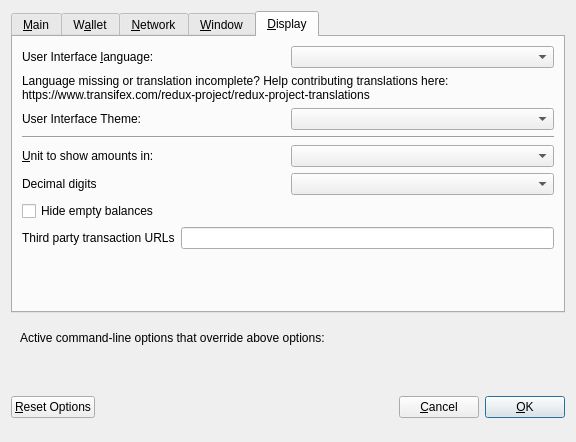
<?xml version="1.0" encoding="UTF-8"?>
<ui version="4.0">
 <class>OptionsDialog</class>
 <widget class="QDialog" name="OptionsDialog">
  <property name="geometry">
   <rect>
    <x>0</x>
    <y>0</y>
    <width>576</width>
    <height>442</height>
   </rect>
  </property>
  <property name="windowTitle">
   <string>Options</string>
  </property>
  <property name="modal">
   <bool>true</bool>
  </property>
  <layout class="QVBoxLayout" name="verticalLayout">
   <item>
    <widget class="QTabWidget" name="tabWidget">
     <property name="currentIndex">
      <number>4</number>
     </property>
     <widget class="QWidget" name="tabMain">
      <attribute name="title">
       <string>&amp;Main</string>
      </attribute>
      <layout class="QVBoxLayout" name="verticalLayout_Main">
       <item>
        <widget class="QCheckBox" name="bitcoinAtStartup">
         <property name="toolTip">
          <string>Automatically start Redux after logging in to the system.</string>
         </property>
         <property name="text">
          <string>&amp;Start Redux on system login</string>
         </property>
        </widget>
       </item>
       <item>
        <layout class="QHBoxLayout" name="horizontalLayout_2_Main">
         <item>
          <widget class="QLabel" name="databaseCacheLabel">
           <property name="text">
            <string>Size of &amp;database cache</string>
           </property>
           <property name="textFormat">
            <enum>Qt::PlainText</enum>
           </property>
           <property name="buddy">
            <cstring>databaseCache</cstring>
           </property>
          </widget>
         </item>
         <item>
          <widget class="QSpinBox" name="databaseCache"/>
         </item>
         <item>
          <widget class="QLabel" name="databaseCacheUnitLabel">
           <property name="text">
            <string>MB</string>
           </property>
           <property name="textFormat">
            <enum>Qt::PlainText</enum>
           </property>
          </widget>
         </item>
         <item>
          <spacer name="horizontalSpacer_2_Main">
           <property name="orientation">
            <enum>Qt::Horizontal</enum>
           </property>
           <property name="sizeHint" stdset="0">
            <size>
             <width>40</width>
             <height>20</height>
            </size>
           </property>
          </spacer>
         </item>
        </layout>
       </item>
       <item>
        <layout class="QHBoxLayout" name="horizontalLayout_3_Main">
         <item>
          <widget class="QLabel" name="threadsScriptVerifLabel">
           <property name="text">
            <string>Number of script &amp;verification threads</string>
           </property>
           <property name="textFormat">
            <enum>Qt::PlainText</enum>
           </property>
           <property name="buddy">
            <cstring>threadsScriptVerif</cstring>
           </property>
          </widget>
         </item>
         <item>
          <widget class="QSpinBox" name="threadsScriptVerif">
           <property name="toolTip">
            <string>(0 = auto, &lt;0 = leave that many cores free)</string>
           </property>
          </widget>
         </item>
         <item>
          <spacer name="horizontalSpacer_3_Main">
           <property name="orientation">
            <enum>Qt::Horizontal</enum>
           </property>
           <property name="sizeHint" stdset="0">
            <size>
             <width>40</width>
             <height>20</height>
            </size>
           </property>
          </spacer>
         </item>
        </layout>
       </item>
       <item>
        <spacer name="verticalSpacer_2">
         <property name="orientation">
          <enum>Qt::Vertical</enum>
         </property>
         <property name="sizeHint" stdset="0">
          <size>
           <width>20</width>
           <height>40</height>
          </size>
         </property>
        </spacer>
       </item>
       <item>
        <widget class="QCheckBox" name="checkBoxZeromintEnable">
         <property name="toolTip">
          <string>Enable automatic minting of Redux units to zREDUX</string>
         </property>
         <property name="layoutDirection">
          <enum>Qt::LeftToRight</enum>
         </property>
         <property name="text">
          <string>Enable zREDUX Automint</string>
         </property>
        </widget>
       </item>
       <item>
        <layout class="QHBoxLayout" name="horizontalLayout_3">
         <item>
          <widget class="QLabel" name="percentage_label">
           <property name="toolTip">
            <string>Percentage of incoming REDUX which get automatically converted to zREDUX via Zerocoin Protocol (min: 10%)</string>
           </property>
           <property name="text">
            <string>Percentage of autominted zREDUX</string>
           </property>
          </widget>
         </item>
         <item>
          <widget class="QSpinBox" name="zeromintPercentage">
           <property name="minimum">
            <number>1</number>
           </property>
           <property name="maximum">
            <number>100</number>
           </property>
          </widget>
         </item>
        </layout>
       </item>
       <item>
        <layout class="QHBoxLayout" name="horizontalLayout" stretch="0,0">
         <property name="sizeConstraint">
          <enum>QLayout::SetFixedSize</enum>
         </property>
         <item>
          <widget class="QLabel" name="labelPreferredDenom">
           <property name="maximumSize">
            <size>
             <width>16777215</width>
             <height>16777215</height>
            </size>
           </property>
           <property name="toolTip">
            <string>Wait with automatic conversion to Zerocoin until enough REDUX for this denomination is available</string>
           </property>
           <property name="text">
            <string>Preferred Automint zREDUX Denomination</string>
           </property>
          </widget>
         </item>
         <item>
          <widget class="QComboBox" name="preferredDenom">
           <property name="maximumSize">
            <size>
             <width>16777215</width>
             <height>27</height>
            </size>
           </property>
           <property name="toolTip">
            <string>Wait with automatic conversion to Zerocoin until enough REDUX for this denomination is available</string>
           </property>
           <property name="maxVisibleItems">
            <number>9</number>
           </property>
           <property name="maxCount">
            <number>9</number>
           </property>
          </widget>
         </item>
        </layout>
       </item>
      </layout>
     </widget>
     <widget class="QWidget" name="tabWallet">
      <attribute name="title">
       <string>W&amp;allet</string>
      </attribute>
      <layout class="QVBoxLayout" name="verticalLayout_Wallet">
       <item>
        <layout class="QHBoxLayout" name="horizontalLayout_2_Wallet">
         <item>
          <widget class="QLabel" name="labelStakeSplitThresholdText">
           <property name="text">
            <string>Stake split threshold:</string>
           </property>
          </widget>
         </item>
         <item>
          <widget class="QSpinBox" name="spinBoxStakeSplitThreshold">
           <property name="minimum">
            <number>1</number>
           </property>
           <property name="maximum">
            <number>999999</number>
           </property>
          </widget>
         </item>
        </layout>
       </item>
       <item>
        <widget class="QGroupBox" name="groupBox">
         <property name="title">
          <string>Expert</string>
         </property>
         <layout class="QVBoxLayout" name="verticalLayout_2">
          <item>
           <widget class="QCheckBox" name="coinControlFeatures">
            <property name="toolTip">
             <string>Whether to show coin control features or not.</string>
            </property>
            <property name="text">
             <string>Enable coin &amp;control features</string>
            </property>
           </widget>
          </item>
          <item>
           <widget class="QCheckBox" name="showMasternodesTab">
            <property name="toolTip">
             <string>Show additional tab listing all your masternodes in first sub-tab&lt;br/&gt;and all masternodes on the network in second sub-tab.</string>
            </property>
            <property name="text">
             <string>Show Masternodes Tab</string>
            </property>
           </widget>
          </item>
          <item>
           <widget class="QCheckBox" name="spendZeroConfChange">
            <property name="toolTip">
             <string>If you disable the spending of unconfirmed change, the change from a transaction&lt;br/&gt;cannot be used until that transaction has at least one confirmation.&lt;br/&gt;This also affects how your balance is computed.</string>
            </property>
            <property name="text">
             <string>&amp;Spend unconfirmed change</string>
            </property>
           </widget>
          </item>
         </layout>
        </widget>
       </item>
       <item>
        <spacer name="verticalSpacer_Wallet">
         <property name="orientation">
          <enum>Qt::Vertical</enum>
         </property>
         <property name="sizeHint" stdset="0">
          <size>
           <width>20</width>
           <height>40</height>
          </size>
         </property>
        </spacer>
       </item>
      </layout>
     </widget>
     <widget class="QWidget" name="tabNetwork">
      <attribute name="title">
       <string>&amp;Network</string>
      </attribute>
      <layout class="QVBoxLayout" name="verticalLayout_Network">
       <item>
        <widget class="QCheckBox" name="mapPortUpnp">
         <property name="toolTip">
          <string>Automatically open the Redux client port on the router. This only works when your router supports UPnP and it is enabled.</string>
         </property>
         <property name="text">
          <string>Map port using &amp;UPnP</string>
         </property>
        </widget>
       </item>
       <item>
        <widget class="QCheckBox" name="allowIncoming">
         <property name="toolTip">
          <string>Accept connections from outside</string>
         </property>
         <property name="text">
          <string>Allow incoming connections</string>
         </property>
        </widget>
       </item>
       <item>
        <widget class="QCheckBox" name="connectSocks">
         <property name="toolTip">
          <string>Connect to the Redux network through a SOCKS5 proxy.</string>
         </property>
         <property name="text">
          <string>&amp;Connect through SOCKS5 proxy (default proxy):</string>
         </property>
        </widget>
       </item>
       <item>
        <layout class="QHBoxLayout" name="horizontalLayout_1_Network">
         <item>
          <widget class="QLabel" name="proxyIpLabel">
           <property name="text">
            <string>Proxy &amp;IP:</string>
           </property>
           <property name="textFormat">
            <enum>Qt::PlainText</enum>
           </property>
           <property name="buddy">
            <cstring>proxyIp</cstring>
           </property>
          </widget>
         </item>
         <item>
          <widget class="QValidatedLineEdit" name="proxyIp">
           <property name="minimumSize">
            <size>
             <width>140</width>
             <height>0</height>
            </size>
           </property>
           <property name="maximumSize">
            <size>
             <width>140</width>
             <height>16777215</height>
            </size>
           </property>
           <property name="toolTip">
            <string>IP address of the proxy (e.g. IPv4: 127.0.0.1 / IPv6: ::1)</string>
           </property>
          </widget>
         </item>
         <item>
          <widget class="QLabel" name="proxyPortLabel">
           <property name="text">
            <string>&amp;Port:</string>
           </property>
           <property name="textFormat">
            <enum>Qt::PlainText</enum>
           </property>
           <property name="buddy">
            <cstring>proxyPort</cstring>
           </property>
          </widget>
         </item>
         <item>
          <widget class="QLineEdit" name="proxyPort">
           <property name="minimumSize">
            <size>
             <width>75</width>
             <height>0</height>
            </size>
           </property>
           <property name="maximumSize">
            <size>
             <width>55</width>
             <height>16777215</height>
            </size>
           </property>
           <property name="toolTip">
            <string>Port of the proxy (e.g. 9050)</string>
           </property>
          </widget>
         </item>
         <item>
          <spacer name="horizontalSpacer_1_Network">
           <property name="orientation">
            <enum>Qt::Horizontal</enum>
           </property>
           <property name="sizeHint" stdset="0">
            <size>
             <width>40</width>
             <height>20</height>
            </size>
           </property>
          </spacer>
         </item>
        </layout>
       </item>
       <item>
        <spacer name="verticalSpacer_Network">
         <property name="orientation">
          <enum>Qt::Vertical</enum>
         </property>
         <property name="sizeHint" stdset="0">
          <size>
           <width>20</width>
           <height>40</height>
          </size>
         </property>
        </spacer>
       </item>
      </layout>
     </widget>
     <widget class="QWidget" name="tabWindow">
      <attribute name="title">
       <string>&amp;Window</string>
      </attribute>
      <layout class="QVBoxLayout" name="verticalLayout_Window">
       <item>
        <widget class="QCheckBox" name="minimizeToTray">
         <property name="toolTip">
          <string>Show only a tray icon after minimizing the window.</string>
         </property>
         <property name="text">
          <string>&amp;Minimize to the tray instead of the taskbar</string>
         </property>
        </widget>
       </item>
       <item>
        <widget class="QCheckBox" name="minimizeOnClose">
         <property name="toolTip">
          <string>Minimize instead of exit the application when the window is closed. When this option is enabled, the application will be closed only after selecting Quit in the menu.</string>
         </property>
         <property name="text">
          <string>M&amp;inimize on close</string>
         </property>
        </widget>
       </item>
       <item>
        <spacer name="verticalSpacer_Window">
         <property name="orientation">
          <enum>Qt::Vertical</enum>
         </property>
         <property name="sizeHint" stdset="0">
          <size>
           <width>20</width>
           <height>40</height>
          </size>
         </property>
        </spacer>
       </item>
      </layout>
     </widget>
     <widget class="QWidget" name="tabDisplay">
      <attribute name="title">
       <string>&amp;Display</string>
      </attribute>
      <layout class="QVBoxLayout" name="verticalLayout_Display">
       <item>
        <layout class="QHBoxLayout" name="horizontalLayout_1_Display">
         <item>
          <widget class="QLabel" name="langLabel">
           <property name="text">
            <string>User Interface &amp;language:</string>
           </property>
           <property name="textFormat">
            <enum>Qt::PlainText</enum>
           </property>
           <property name="buddy">
            <cstring>lang</cstring>
           </property>
          </widget>
         </item>
         <item>
          <widget class="QValueComboBox" name="lang">
           <property name="toolTip">
            <string>The user interface language can be set here. This setting will take effect after restarting Redux.</string>
           </property>
          </widget>
         </item>
        </layout>
       </item>
       <item>
        <widget class="QLabel" name="label_3">
         <property name="toolTip">
          <string notr="true"/>
         </property>
         <property name="statusTip">
          <string notr="true"/>
         </property>
         <property name="whatsThis">
          <string notr="true"/>
         </property>
         <property name="accessibleName">
          <string notr="true"/>
         </property>
         <property name="text">
          <string>Language missing or translation incomplete? Help contributing translations here:
https://www.transifex.com/redux-project/redux-project-translations</string>
         </property>
         <property name="wordWrap">
          <bool>true</bool>
         </property>
         <property name="openExternalLinks">
          <bool>true</bool>
         </property>
         <property name="textInteractionFlags">
          <set>Qt::TextBrowserInteraction</set>
         </property>
        </widget>
       </item>
       <item>
        <layout class="QHBoxLayout" name="horizontalLayout_4_Display" stretch="0,0">
         <item>
          <widget class="QLabel" name="themeLabel">
           <property name="text">
            <string>User Interface Theme:</string>
           </property>
          </widget>
         </item>
         <item>
          <widget class="QValueComboBox" name="theme"/>
         </item>
        </layout>
       </item>
       <item>
        <widget class="Line" name="line">
         <property name="orientation">
          <enum>Qt::Horizontal</enum>
         </property>
        </widget>
       </item>
       <item>
        <layout class="QHBoxLayout" name="horizontalLayout_2_Display">
         <item>
          <widget class="QLabel" name="unitLabel">
           <property name="text">
            <string>&amp;Unit to show amounts in:</string>
           </property>
           <property name="textFormat">
            <enum>Qt::PlainText</enum>
           </property>
           <property name="buddy">
            <cstring>unit</cstring>
           </property>
          </widget>
         </item>
         <item>
          <widget class="QValueComboBox" name="unit">
           <property name="toolTip">
            <string>Choose the default subdivision unit to show in the interface and when sending coins.</string>
           </property>
          </widget>
         </item>
        </layout>
       </item>
       <item>
        <layout class="QHBoxLayout" name="horizontalLayout_5_Display">
         <item>
          <widget class="QLabel" name="digitsLabel">
           <property name="text">
            <string>Decimal digits</string>
           </property>
          </widget>
         </item>
         <item>
          <widget class="QValueComboBox" name="digits"/>
         </item>
        </layout>
       </item>
       <item>
        <widget class="QCheckBox" name="checkBoxHideZeroBalances">
         <property name="toolTip">
          <string>Hide empty balances</string>
         </property>
         <property name="layoutDirection">
          <enum>Qt::LeftToRight</enum>
         </property>
         <property name="text">
          <string>Hide empty balances</string>
         </property>
        </widget>
       </item>
       <item>
        <layout class="QHBoxLayout" name="horizontalLayout_3_Display">
         <item>
          <widget class="QLabel" name="thirdPartyTxUrlsLabel">
           <property name="toolTip">
            <string>Third party URLs (e.g. a block explorer) that appear in the transactions tab as context menu items. %s in the URL is replaced by transaction hash. Multiple URLs are separated by vertical bar |.</string>
           </property>
           <property name="text">
            <string>Third party transaction URLs</string>
           </property>
           <property name="buddy">
            <cstring>thirdPartyTxUrls</cstring>
           </property>
          </widget>
         </item>
         <item>
          <widget class="QLineEdit" name="thirdPartyTxUrls">
           <property name="toolTip">
            <string>Third party URLs (e.g. a block explorer) that appear in the transactions tab as context menu items. %s in the URL is replaced by transaction hash. Multiple URLs are separated by vertical bar |.</string>
           </property>
          </widget>
         </item>
        </layout>
       </item>
       <item>
        <spacer name="verticalSpacer">
         <property name="orientation">
          <enum>Qt::Vertical</enum>
         </property>
         <property name="sizeHint" stdset="0">
          <size>
           <width>20</width>
           <height>40</height>
          </size>
         </property>
        </spacer>
       </item>
      </layout>
     </widget>
    </widget>
   </item>
   <item>
    <widget class="QFrame" name="frame">
     <layout class="QVBoxLayout" name="verticalLayout_Bottom">
      <item>
       <layout class="QHBoxLayout" name="horizontalLayout_Bottom">
        <item>
         <widget class="QLabel" name="overriddenByCommandLineInfoLabel">
          <property name="text">
           <string>Active command-line options that override above options:</string>
          </property>
          <property name="textFormat">
           <enum>Qt::PlainText</enum>
          </property>
         </widget>
        </item>
        <item>
         <spacer name="horizontalSpacer_Bottom">
          <property name="orientation">
           <enum>Qt::Horizontal</enum>
          </property>
          <property name="sizeHint" stdset="0">
           <size>
            <width>40</width>
            <height>20</height>
           </size>
          </property>
         </spacer>
        </item>
       </layout>
      </item>
      <item>
       <widget class="QLabel" name="overriddenByCommandLineLabel">
        <property name="text">
         <string/>
        </property>
        <property name="textFormat">
         <enum>Qt::PlainText</enum>
        </property>
        <property name="wordWrap">
         <bool>true</bool>
        </property>
       </widget>
      </item>
     </layout>
    </widget>
   </item>
   <item>
    <layout class="QHBoxLayout" name="horizontalLayout_Buttons">
     <item>
      <widget class="QPushButton" name="resetButton">
       <property name="toolTip">
        <string>Reset all client options to default.</string>
       </property>
       <property name="text">
        <string>&amp;Reset Options</string>
       </property>
       <property name="autoDefault">
        <bool>false</bool>
       </property>
      </widget>
     </item>
     <item>
      <spacer name="horizontalSpacer_1">
       <property name="orientation">
        <enum>Qt::Horizontal</enum>
       </property>
       <property name="sizeHint" stdset="0">
        <size>
         <width>40</width>
         <height>48</height>
        </size>
       </property>
      </spacer>
     </item>
     <item>
      <widget class="QLabel" name="statusLabel">
       <property name="minimumSize">
        <size>
         <width>200</width>
         <height>0</height>
        </size>
       </property>
       <property name="font">
        <font>
         <weight>75</weight>
         <bold>true</bold>
        </font>
       </property>
       <property name="text">
        <string/>
       </property>
       <property name="textFormat">
        <enum>Qt::PlainText</enum>
       </property>
       <property name="wordWrap">
        <bool>true</bool>
       </property>
      </widget>
     </item>
     <item>
      <spacer name="horizontalSpacer_2">
       <property name="orientation">
        <enum>Qt::Horizontal</enum>
       </property>
       <property name="sizeHint" stdset="0">
        <size>
         <width>40</width>
         <height>48</height>
        </size>
       </property>
      </spacer>
     </item>
     <item>
      <widget class="QPushButton" name="cancelButton">
       <property name="text">
        <string>&amp;Cancel</string>
       </property>
       <property name="autoDefault">
        <bool>false</bool>
       </property>
      </widget>
     </item>
     <item>
      <widget class="QPushButton" name="okButton">
       <property name="text">
        <string>&amp;OK</string>
       </property>
       <property name="autoDefault">
        <bool>false</bool>
       </property>
       <property name="default">
        <bool>true</bool>
       </property>
      </widget>
     </item>
    </layout>
   </item>
  </layout>
 </widget>
 <customwidgets>
  <customwidget>
   <class>QValidatedLineEdit</class>
   <extends>QLineEdit</extends>
   <header>qvalidatedlineedit.h</header>
  </customwidget>
  <customwidget>
   <class>QValueComboBox</class>
   <extends>QComboBox</extends>
   <header>qvaluecombobox.h</header>
  </customwidget>
 </customwidgets>
 <resources/>
 <connections/>
</ui>
